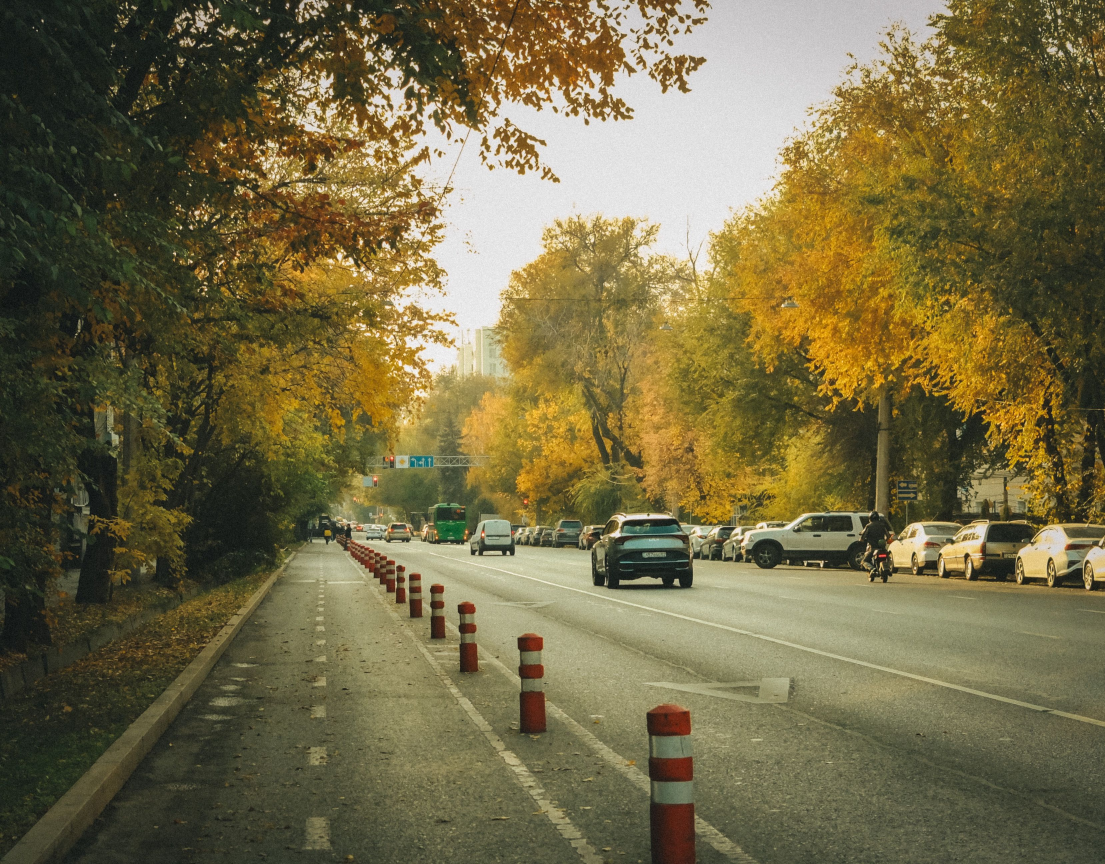
#> input picture MODULE_2/Assets/Images/autumn_img.jpg, 3315 x 2592 px (shown at 1/3 size)
$ python -i main.py   (imports and definitions only)
#> lines starting #> are read from the running program, lines starting #| are printed output that depends on the picture
#> further down, picture is the input picture: PIL image 3315x2592 RGB; mean R, G, B 115.4, 106.1, 70
import time
import requests
from PIL import Image, ImageEnhance, ImageFilter
from io import BytesIO
import os

HF_API_KEY = os.environ.get("HF_API_KEY")

MODELS = [
    "stabilityai/stable-diffusion-xl-base-1.0",
    "stable-diffusion-v1-5/stable-diffusion-v1-5",
    "CompVis/stable-diffusion-v1-4",
]

HEADERS = {"Authorization": f"Bearer {HF_API_KEY}", "Accept": "image/png"}

# [34 lines left out: function generate_image_from_text, not called in this run]


def post_process_image(image):
    """Returns the processed PIL.Image (same I/O as your code)."""
    image = ImageEnhance.Brightness(image).enhance(1.2)
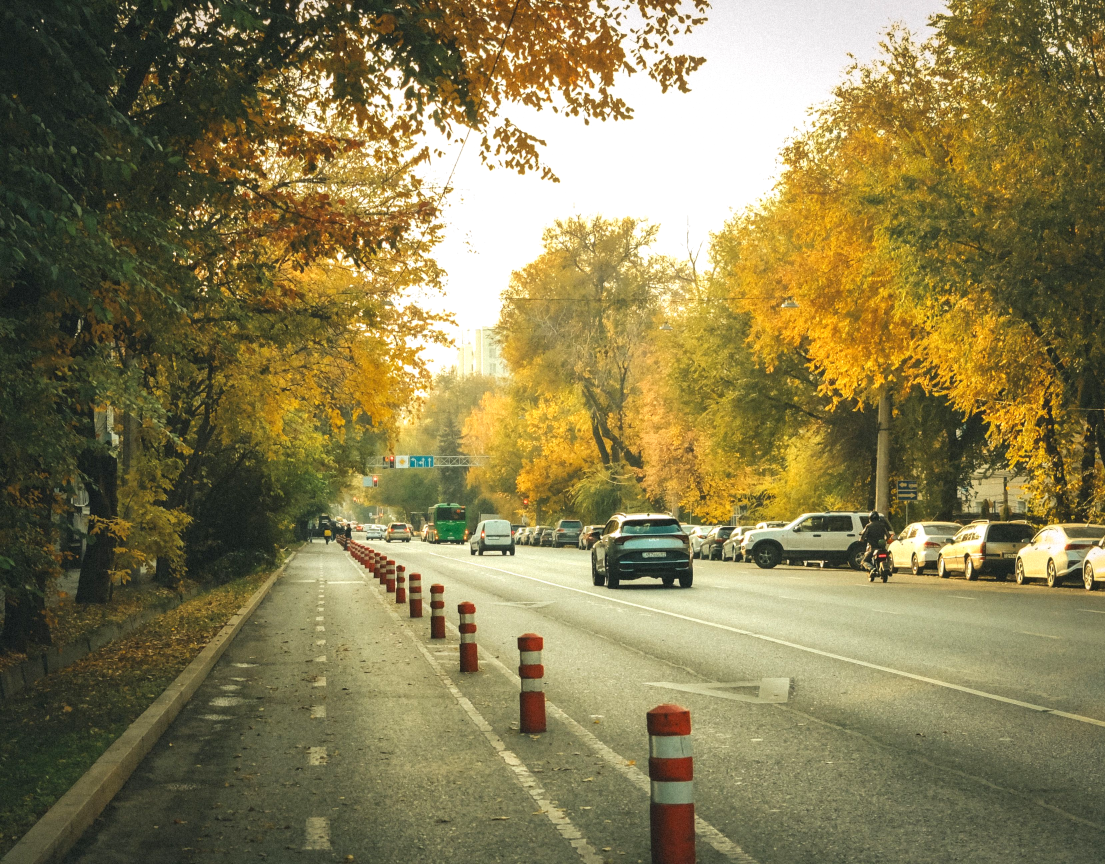
#> image: PIL image 3315x2592 RGB (shown at 1/3 size); mean R, G, B 136.4, 125.8, 82.6
    image = ImageEnhance.Contrast(image).enhance(1.3)
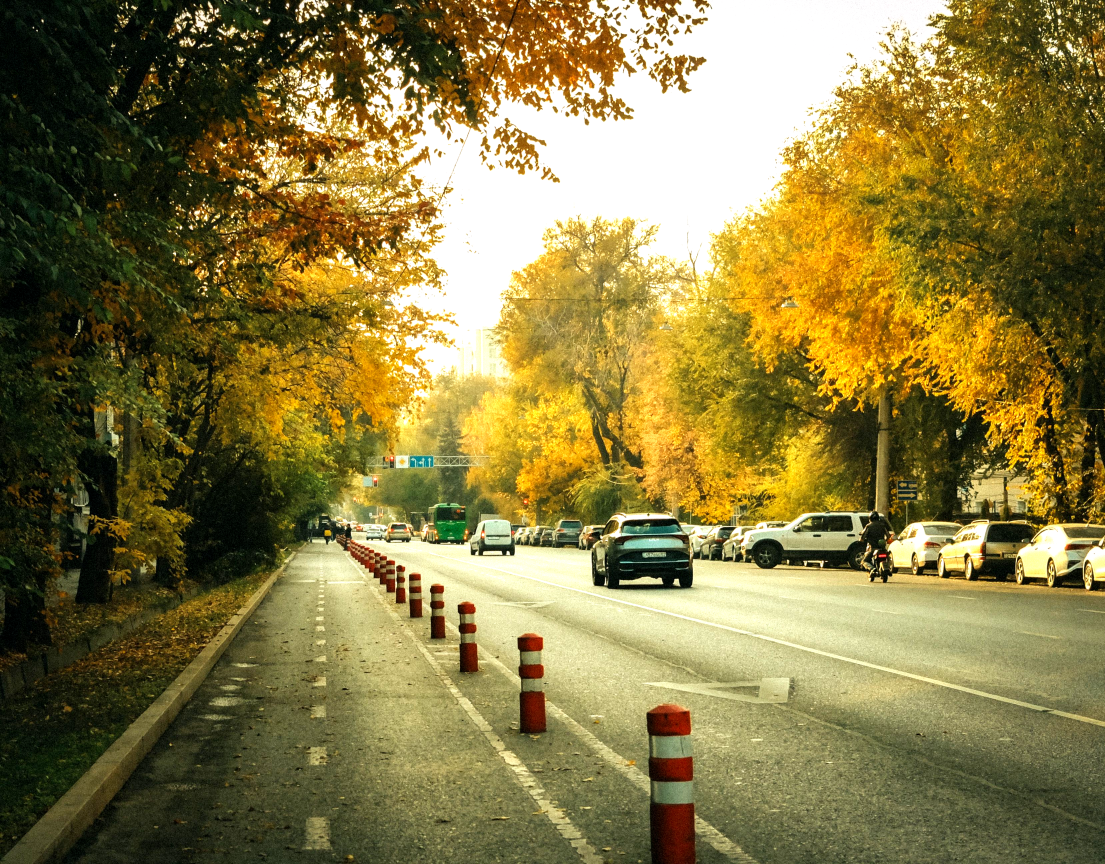
#> image: PIL image 3315x2592 RGB (shown at 1/3 size); mean R, G, B 135.1, 122.3, 68.2
    return image.filter(ImageFilter.GaussianBlur(radius=2))

# [27 lines left out: function main, not called in this run]

# [2 lines not run here, left out]

>>> from PIL import Image
>>> picture = Image.open('../../../MODULE_2/Assets/Images/autumn_img.jpg')
>>> result = post_process_image(picture)

$ run again, on MODULE_2/Assets/Images/example.jpg
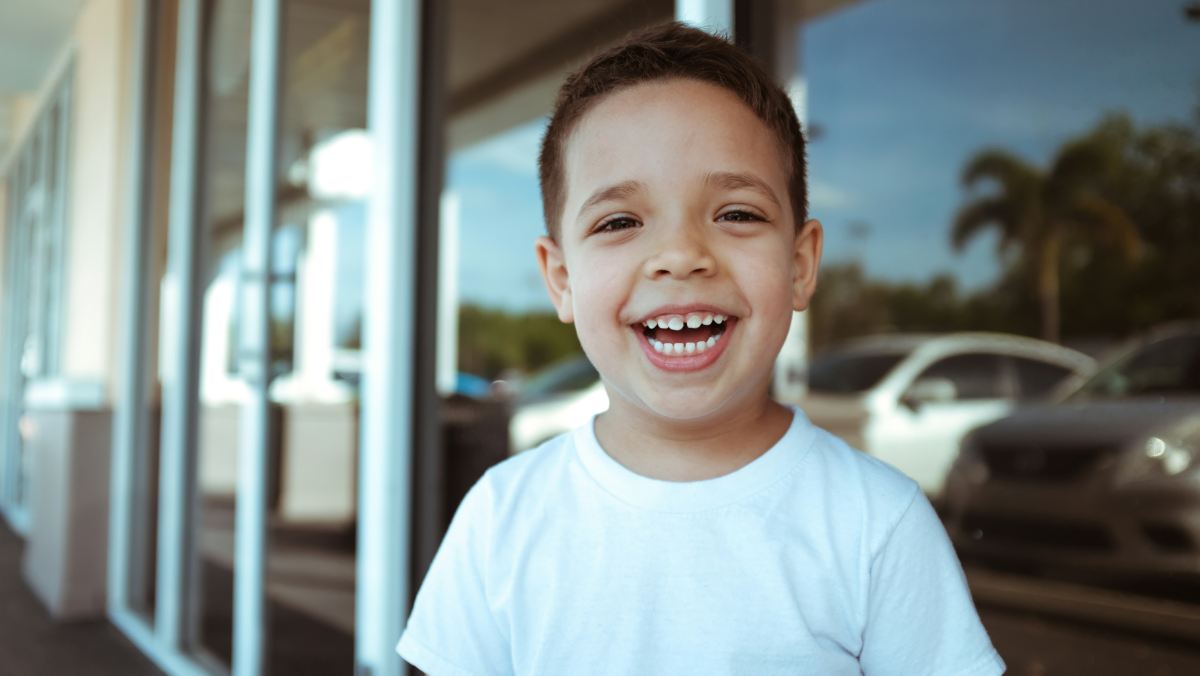
#> input picture MODULE_2/Assets/Images/example.jpg, 6000 x 3376 px (shown at 1/5 size)
#> picture is the input picture: PIL image 6000x3376 RGB; mean R, G, B 129.6, 139.2, 137
#> in post_process_image, `image = ImageEnhance.Brightness(image).enhance(1.2)`:
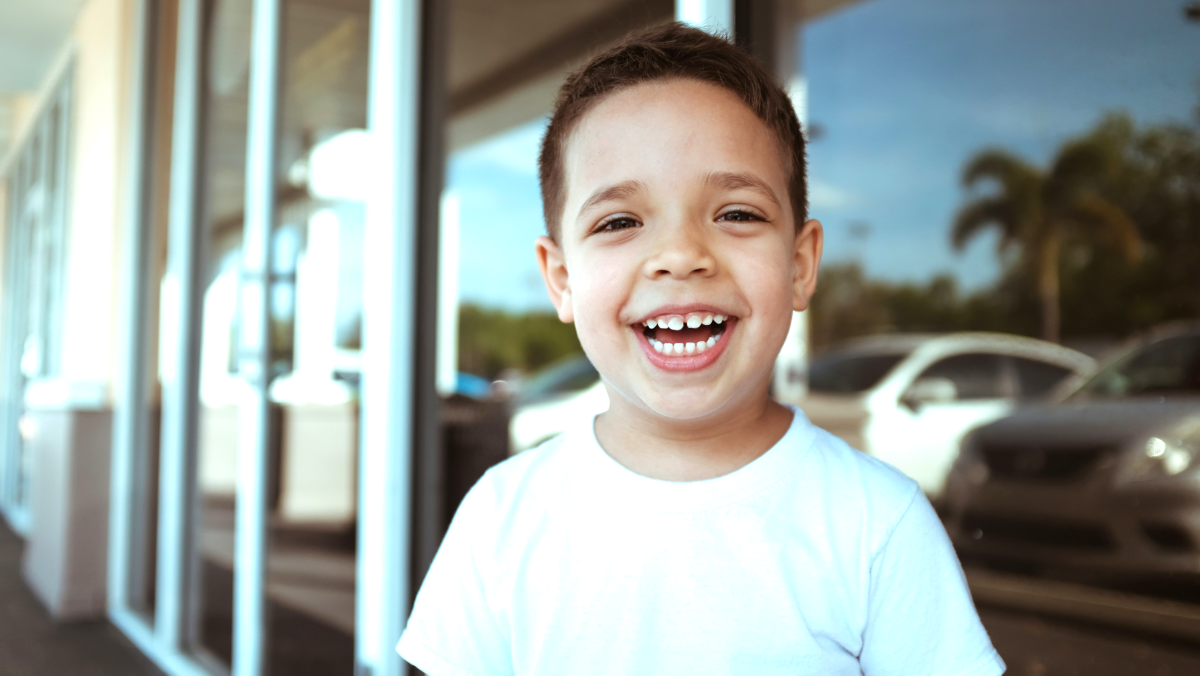
#> image: PIL image 6000x3376 RGB (shown at 1/5 size); mean R, G, B 153.3, 160.3, 155.4
#> in post_process_image, `image = ImageEnhance.Contrast(image).enhance(1.3)`:
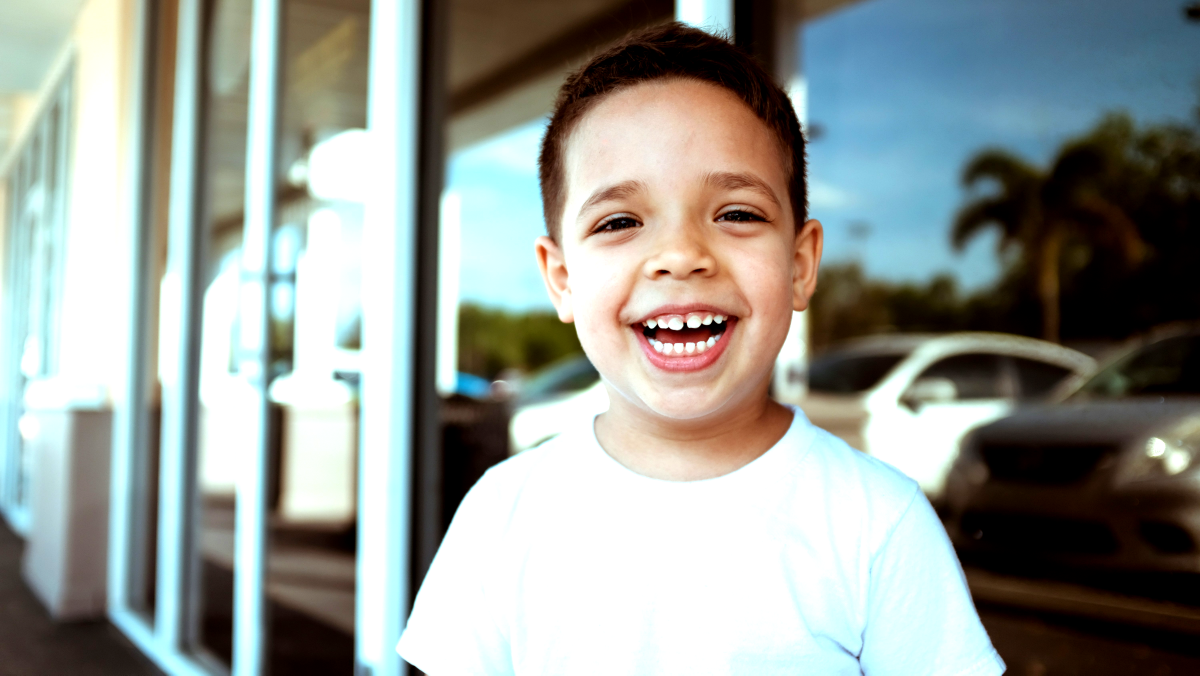
#> image: PIL image 6000x3376 RGB (shown at 1/5 size); mean R, G, B 147.8, 153.6, 148.4

$ run again, on MODULE_2/Assets/Images/filter_photo.jpg
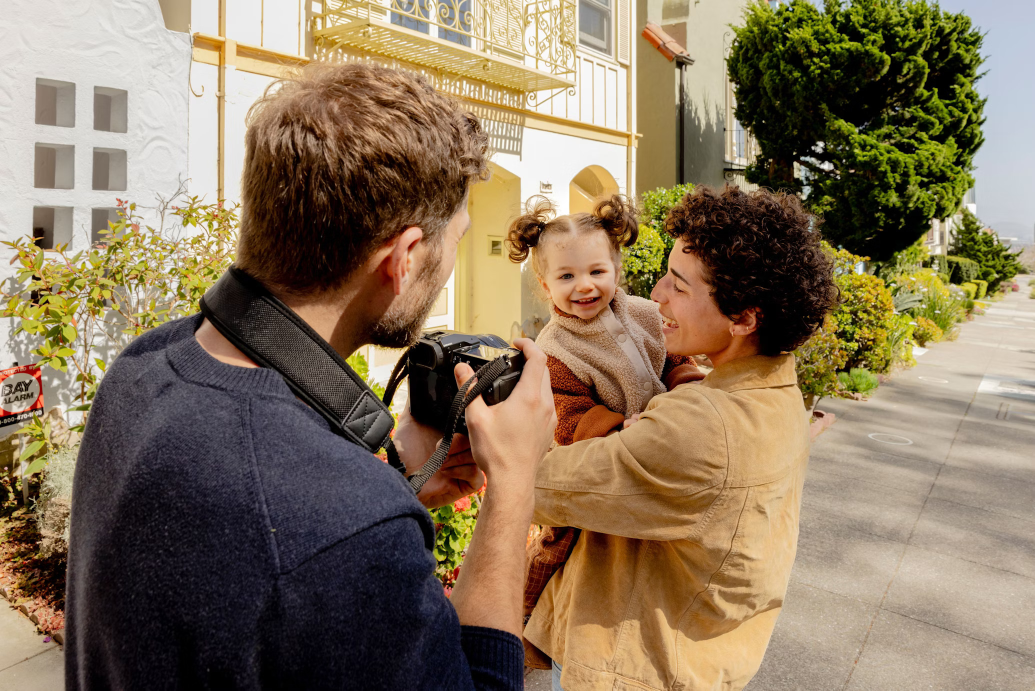
#> input picture MODULE_2/Assets/Images/filter_photo.jpg, 2070 x 1381 px (shown at 1/2 size)
#> picture is the input picture: PIL image 2070x1381 RGB; mean R, G, B 135.8, 117.5, 92.5
#> in post_process_image, `image = ImageEnhance.Brightness(image).enhance(1.2)`:
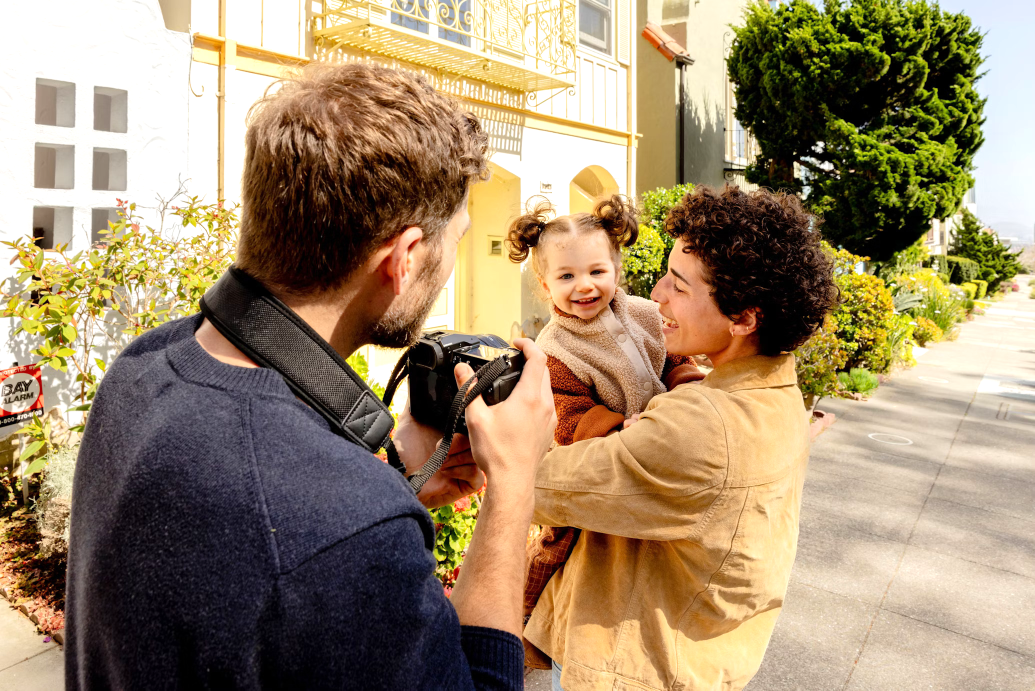
#> image: PIL image 2070x1381 RGB (shown at 1/2 size); mean R, G, B 159.1, 138.7, 109.1
#> in post_process_image, `image = ImageEnhance.Contrast(image).enhance(1.3)`:
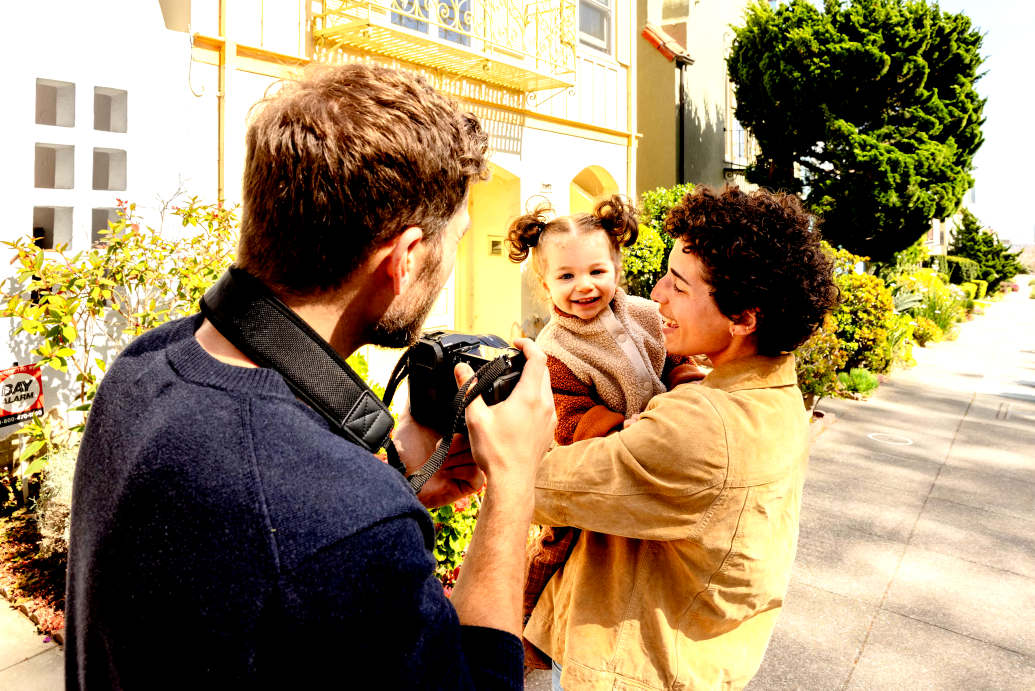
#> image: PIL image 2070x1381 RGB (shown at 1/2 size); mean R, G, B 159.7, 138.4, 103.4
